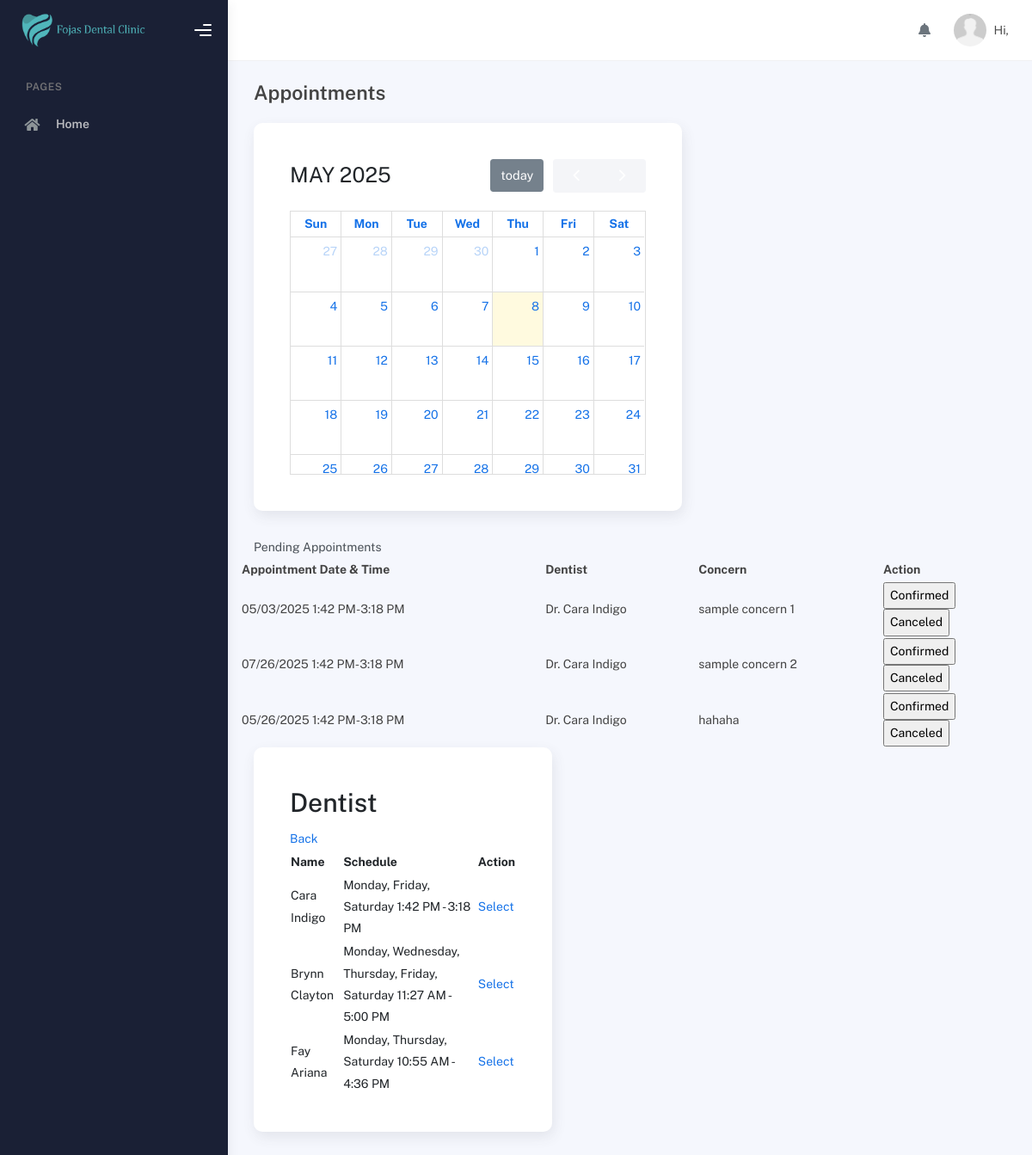
/modules/patients/appointments.php, run on an earlier commit of the app's database.
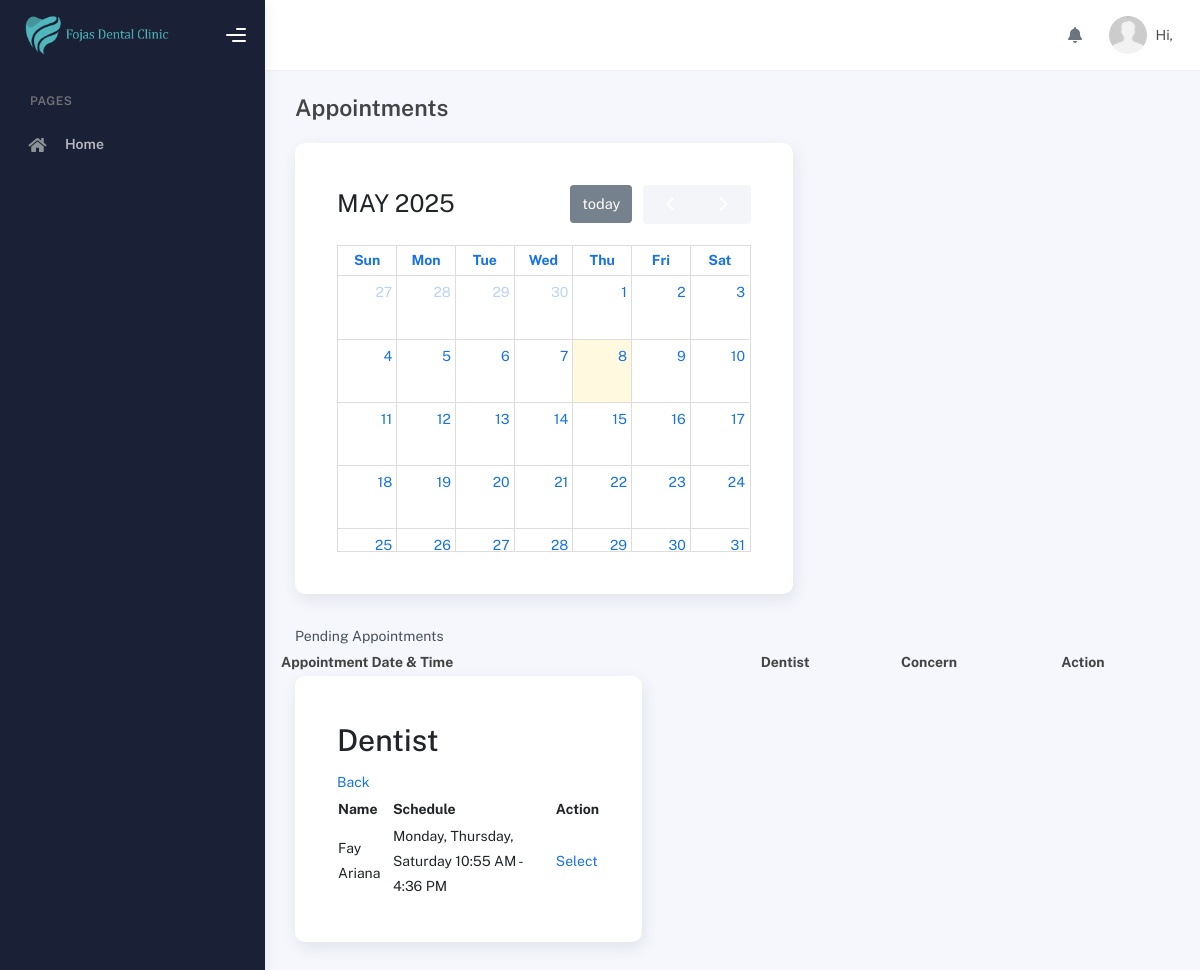
And on a later commit of the database.
### tables this page shows
CREATE TABLE `appointments` (
  `id` int(11) NOT NULL,
  `user_id` int(11) NOT NULL,
  `user_id_patient` int(11) NOT NULL,
  `concern` varchar(255) NOT NULL,
  `confirmed` int(11) NOT NULL,
  `appointment_date` varchar(100) NOT NULL,
  `date_created` date NOT NULL,
  `date_updated` date NOT NULL
);

CREATE TABLE `schedule` (
  `id` int(11) NOT NULL,
  `user_id` int(255) NOT NULL,
  `day` varchar(150) NOT NULL,
  `start_time` varchar(100) NOT NULL,
  `end_time` varchar(100) NOT NULL,
  `date_created` date NOT NULL,
  `date_updated` date NOT NULL
);

CREATE TABLE `users` (
  `id` int(11) NOT NULL,
  `user_id` int(100) NOT NULL,
  `role_id` int(11) NOT NULL,
  `first_name` varchar(250) NOT NULL,
  `middle_name` varchar(255) NOT NULL,
  `last_name` varchar(255) NOT NULL,
  `mobile_number` varchar(255) NOT NULL,
  `email` varchar(255) NOT NULL,
  `password` varchar(255) NOT NULL,
  `date_of_birth` date NOT NULL,
  `date_created` date NOT NULL,
  `date_updated` date NOT NULL,
  `token` varchar(255) DEFAULT NULL,
  `address` varchar(255) DEFAULT NULL,
  `otp` varchar(100) DEFAULT NULL
);

### modules/patients/appointments.php (the view, shortened to what the changed rows need)
<?php
include('../../connection/connection.php');
?>
<!DOCTYPE html>
<html lang="en">
<head>
    <?php include '../../includes/styles.php'; ?>
</head>
<body>
    <div class="wrapper">
      <div class="main-panel">
        <div class="container">
          <div class="page-inner">
            <div class="page-category">
                <div class="row">
                <table>
                    <tr>
                        <th>Appointment Date & Time</th>
                        <th>Dentist</th>
                        <th>Concern</th>
                        <th>Action</th>
                    </tr>
                    <?php
                        $query_appointments = "SELECT appointments.user_id, appointments.user_id_patient, appointments.concern, appointments.appointment_date, users.first_name, users.middle_name, users.last_name, schedule.start_time, schedule.end_time, appointments.confirmed
                        FROM appointments
                        LEFT JOIN users
                        ON
                        appointments.user_id = users.user_id
                        LEFT JOIN schedule
                        ON appointments.user_id = schedule.user_id";
                        $run_appointments = mysqli_query($conn,$query_appointments);
                        if(mysqli_num_rows($run_appointments) > 0){
                            foreach($run_appointments as $row_appointment){
                                ?>
                                <tr>
                                    <td><?php echo $row_appointment['appointment_date']. " " . date("g:i A",strtotime($row_appointment['start_time'])). "-". date("g:i A",strtotime($row_appointment['end_time']))?></td>
                                    <td>Dr. <?php echo $row_appointment['first_name'] . " " . $row_appointment['last_name']?></td>
                                <td><?php echo $row_appointment['concern']?></td>
                                <td>
                                    <?php
                                        $status = (int)$row_appointment['confirmed'];
                                        if ($status === 0) {
                                            ?>
                                            <form action="accepted.php" method="POST">
                                                <input type="submit" name="accept" value="Confirmed">
                                            </form>
                                            <form action="declined.php" method="POST">
                                                <input type="submit" name="decline" value="Canceled">
                                            </form>
                                            <?php
                                        } elseif ($status === 1) {
                                            echo "Confirmed";
                                        } elseif ($status === 2) {
                                            echo "Canceled";
                                        }
                                    ?>
                                    </td>
                                </tr>
                                <?php
                            }
                        }
                    ?>
                </table>
                    <div class="col-lg-5">
                        <div class="card p-5">
                            <h1>Dentist</h1>
                            <form action="" method="POST">
                                <table>
                                    <tr>
                                        <th>Name</th>
                                        <th>Schedule</th>
                                        <th>Action</th>
                                    </tr>
                                    <?php
                                        $query_dentist = "SELECT users.user_id AS user_id, users.first_name AS first_name, users.middle_name AS middle_name, users.last_name AS last_name, users.mobile_number AS mobile_number, users.email AS email, schedule.user_id AS schedule_user_id, schedule.day AS day , schedule.start_time AS start_time , schedule.end_time AS end_time
                                        FROM
                                        users
                                        LEFT JOIN schedule
                                        ON users.user_id = schedule.user_id
                                        WHERE users.role_id = '3'";
                                        $run_dentist = mysqli_query($conn,$query_dentist);
                                        while($row_dentist = mysqli_fetch_assoc($run_dentist)){
                                            ?>
                                                <tr>
                                                    <td><?php echo $row_dentist['first_name']. " " . $row_dentist['last_name']?>
                                                    </td>
                                                    <td>
                                                        <?php
                                                            $start = date("g:i A", strtotime($row_dentist['start_time']));
                                                            $end = date("g:i A", strtotime($row_dentist['end_time']));
                                                            echo $row_dentist['day'] . " " . $start . " - " . $end;
                                                        ?>
                                                    </td>
                                                    <td>
                                                        <a href="select-dentist.php?user_id=<?php echo $row_dentist['user_id']?>">Select</a>
                                                    </td>
                                                </tr>
                                            <?php
                                        }
                                    ?>
                                </table>
                            </form>
                        </div>
                    </div>
                </div>
            </div>
          </div>
        </div>
      </div>
    </div>
</body>
</html>

What changed in the data, as far as the page shows it:
removed appointments: appointment_date "05/03/2025", schedule.start_time "1:42 PM", schedule.end_time "3:18 PM", users.first_name "Cara", users.last_name "Indigo", concern "sample concern 1"
removed appointments: appointment_date "07/26/2025", schedule.start_time "1:42 PM", schedule.end_time "3:18 PM", users.first_name "Cara", users.last_name "Indigo", concern "sample concern 2"
removed appointments: appointment_date "05/26/2025", schedule.start_time "1:42 PM", schedule.end_time "3:18 PM", users.first_name "Cara", users.last_name "Indigo", concern "hahaha"
removed schedule: users.first_name "Cara", users.last_name "Indigo", day "Monday, Friday, Saturday", start_time "1:42 PM", end_time "3:18 PM"
no longer on this page (row unchanged): schedule: users.first_name "Brynn", users.last_name "Clayton", day "Monday, Wednesday, Thursday, Friday, Saturday", start_time "11:27 AM", end_time "5:00 PM"
